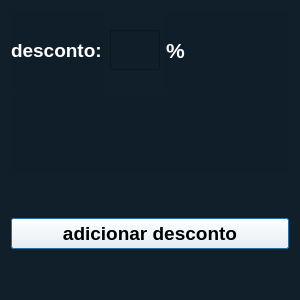
<?xml version="1.0" encoding="UTF-8"?>
<ui version="4.0">
 <class>Dialog</class>
 <widget class="QDialog" name="Dialog">
  <property name="windowModality">
   <enum>Qt::ApplicationModal</enum>
  </property>
  <property name="geometry">
   <rect>
    <x>0</x>
    <y>0</y>
    <width>300</width>
    <height>300</height>
   </rect>
  </property>
  <property name="maximumSize">
   <size>
    <width>300</width>
    <height>300</height>
   </size>
  </property>
  <property name="windowTitle">
   <string>Desconto</string>
  </property>
  <property name="styleSheet">
   <string notr="true">background-color: rgba(16,30,41,240);</string>
  </property>
  <layout class="QGridLayout" name="gridLayout_3">
   <item row="0" column="0">
    <layout class="QGridLayout" name="gridLayout_2">
     <item row="1" column="0">
      <widget class="QLabel" name="label_total">
       <property name="font">
        <font>
         <pointsize>14</pointsize>
         <weight>75</weight>
         <bold>true</bold>
        </font>
       </property>
       <property name="styleSheet">
        <string notr="true">color: rgb(255, 255, 255);</string>
       </property>
       <property name="text">
        <string/>
       </property>
      </widget>
     </item>
     <item row="6" column="0">
      <spacer name="horizontalSpacer">
       <property name="orientation">
        <enum>Qt::Horizontal</enum>
       </property>
       <property name="sizeHint" stdset="0">
        <size>
         <width>40</width>
         <height>20</height>
        </size>
       </property>
      </spacer>
     </item>
     <item row="4" column="0">
      <widget class="QPushButton" name="pushButton">
       <property name="font">
        <font>
         <pointsize>14</pointsize>
         <weight>75</weight>
         <bold>true</bold>
        </font>
       </property>
       <property name="styleSheet">
        <string notr="true">background-color: rgb(255, 255, 255);</string>
       </property>
       <property name="text">
        <string>adicionar desconto</string>
       </property>
      </widget>
     </item>
     <item row="0" column="0">
      <layout class="QHBoxLayout" name="horizontalLayout">
       <item>
        <widget class="QLabel" name="label">
         <property name="maximumSize">
          <size>
           <width>93</width>
           <height>16777215</height>
          </size>
         </property>
         <property name="font">
          <font>
           <pointsize>14</pointsize>
           <weight>75</weight>
           <bold>true</bold>
          </font>
         </property>
         <property name="styleSheet">
          <string notr="true">color: rgb(255, 255, 255);</string>
         </property>
         <property name="text">
          <string>desconto:</string>
         </property>
        </widget>
       </item>
       <item>
        <widget class="QLineEdit" name="lineEdit">
         <property name="minimumSize">
          <size>
           <width>0</width>
           <height>40</height>
          </size>
         </property>
         <property name="maximumSize">
          <size>
           <width>50</width>
           <height>16777215</height>
          </size>
         </property>
         <property name="font">
          <font>
           <pointsize>14</pointsize>
           <weight>75</weight>
           <bold>true</bold>
          </font>
         </property>
         <property name="styleSheet">
          <string notr="true">color: rgb(255, 255, 255);</string>
         </property>
         <property name="text">
          <string/>
         </property>
         <property name="maxLength">
          <number>3</number>
         </property>
         <property name="alignment">
          <set>Qt::AlignRight|Qt::AlignTrailing|Qt::AlignVCenter</set>
         </property>
        </widget>
       </item>
       <item>
        <widget class="QLabel" name="label_2">
         <property name="font">
          <font>
           <pointsize>16</pointsize>
           <weight>75</weight>
           <bold>true</bold>
          </font>
         </property>
         <property name="styleSheet">
          <string notr="true">color: rgb(255, 255, 255);</string>
         </property>
         <property name="text">
          <string>%</string>
         </property>
        </widget>
       </item>
      </layout>
     </item>
     <item row="2" column="0">
      <spacer name="horizontalSpacer_3">
       <property name="orientation">
        <enum>Qt::Horizontal</enum>
       </property>
       <property name="sizeHint" stdset="0">
        <size>
         <width>40</width>
         <height>20</height>
        </size>
       </property>
      </spacer>
     </item>
     <item row="5" column="0">
      <spacer name="horizontalSpacer_2">
       <property name="orientation">
        <enum>Qt::Horizontal</enum>
       </property>
       <property name="sizeHint" stdset="0">
        <size>
         <width>40</width>
         <height>20</height>
        </size>
       </property>
      </spacer>
     </item>
     <item row="3" column="0">
      <spacer name="horizontalSpacer_4">
       <property name="orientation">
        <enum>Qt::Horizontal</enum>
       </property>
       <property name="sizeHint" stdset="0">
        <size>
         <width>40</width>
         <height>20</height>
        </size>
       </property>
      </spacer>
     </item>
    </layout>
   </item>
  </layout>
 </widget>
 <resources/>
 <connections/>
</ui>
